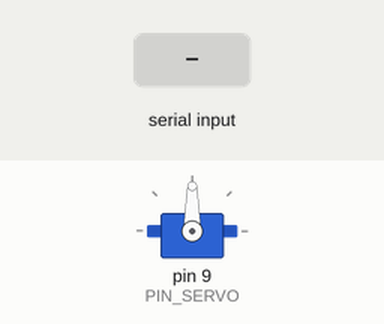
Recording of a sketch running on a simulated Arduino Uno, built with avr-gcc and run on an emulated ATmega328P. On the bench: servo. The inputs (shaded band) are chosen by the test bench.

Above: at 1.2 s.
1.3 s: "1" received over Serial
At 2.5 s:
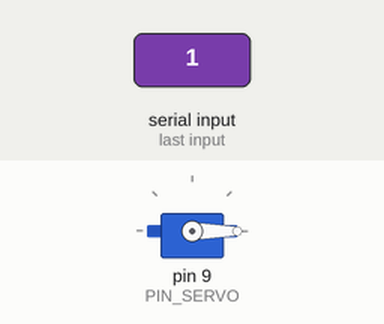
2.8 s: "3" received over Serial
At 3.8 s:
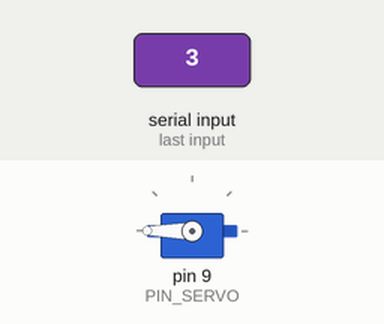
4.3 s: "2" received over Serial
At 5.0 s:
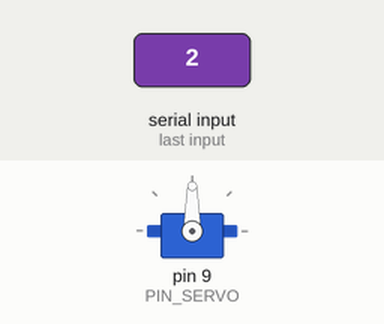
Timing chart, 0 to 7.3 s (numbered marks = the images above; inputs shaded):
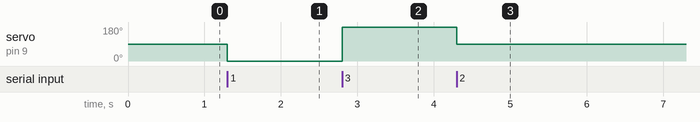

The sketch:

servoer_lib.ino
```cpp
#include <Servo.h>

#define PIN_SERVO 9

Servo servo;
int val = 0;
void setup() {
  servo.attach(PIN_SERVO);
  Serial.begin(9600);
}

void loop() {
  if(Serial.available()){
    val = Serial.read();
    if(val == '1') servo.write(0);
    else if(val == '2') servo.write(90);
    else if(val == '3') servo.write(180);
    else servo.detach();
  }
}
```

Measured:
- after the input at 1.3 s, servo on pin 9 (PIN_SERVO): 90° → 0° at once
- after the input at 2.8 s, servo on pin 9 (PIN_SERVO): 0° → 180° at once
- after the input at 4.3 s, servo on pin 9 (PIN_SERVO): 180° → 90° at once
